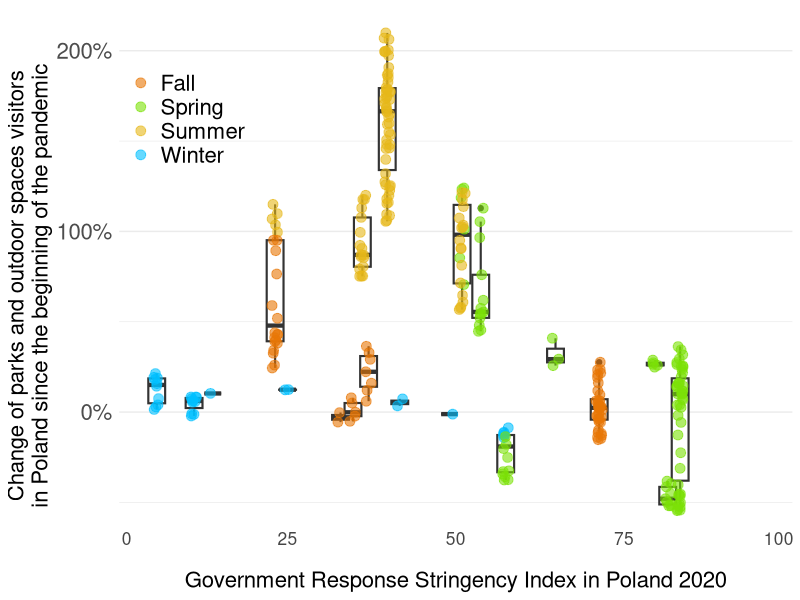

Write the R code that produced this figure.
library(dplyr)
library(ggplot2)

#https://ourworldindata.org/grapher/change-visitors-parks-covid?tab=chart&stackMode=absolute&time=earliest..latest&country=~POL&region=World
# parks <- read.csv(file = "change-visitors-parks-covid.csv") %>%
#   filter(Entity == "Poland")%>%
#   select(Date, parks)
# write.csv(parks, "PolandParks.csv")




# https://ourworldindata.org/grapher/covid-stringency-index?tab=chart&stackMode=absolute&time=2020-01-22..latest&country=~POL&region=World
# index <- read.csv(file = "covid-stringency-index.csv") %>%
#   filter(Entity == "Poland")%>%
#   select(Date, stringency_index)
# write.csv(index, "PolandIndex.csv")



parks <- read.csv(file = "PolandParks.csv")
parks$Date <- as.Date(parks$Date)

index <- read.csv(file = "PolandIndex.csv")
index$Date <- as.Date(index$Date)



index <- index %>%
  filter(X >= 48)%>%
  select(Date, stringency_index)

parks <- parks%>%
  filter(X <= 286)%>%
  select(Date, parks)


P_index <- merge(parks, index)

Seasons <- c(rep(c("Winter"), 33),
             rep(c("Spring"), 92),
             rep(c("Summer"), 94),
             rep(c("Fall"), 67))



Color <- c(rep(c("#01BFFF"), 33),
             rep(c("#a7fc01"), 92),
             rep(c("#FFFE00"), 94),
             rep(c("#ff7f00"), 67))

P_index[,4] <- Seasons


xxx <- as.character(seq(0, 100, by=0.01))

  

ggplot(P_index , aes(x=as.factor(stringency_index), y=parks)) + 
  geom_boxplot(width = 250,size = 0.73, position = position_dodge(width = 1, preserve = c("total"))) +
  geom_jitter(aes(col = Seasons), size = 3, alpha = 0.6, width = 50 )+
  annotate("text", x=1, y=-70, label="a 0", col= "grey27", size = 4.4)+
  annotate("text", x=2500, y=-70, label="25", col= "grey27", size = 4.4)+
  annotate("text", x=5000, y=-70, label="50", col= "grey27", size = 4.4)+
  annotate("text", x=7500, y=-70, label="75", col= "grey27", size = 4.4)+
  annotate("text", x=9800, y=-70, label="100", col= "grey27", size = 4.4)+
  theme_minimal()+
  theme(legend.position = c(0.1, 0.8),
        legend.text=element_text(size=16),
        legend.title =element_blank(),
        axis.text.y.left= element_text(size = 16),
        panel.grid.major.x = element_blank() ,
        axis.ticks.x=element_blank(),
        axis.title.x = element_text(size = 16),
        axis.title.y = element_text(size = 16),
        axis.text.x=element_blank(),
        axis.title=element_text(size=16))+
  scale_color_manual(values=c("#e87605", "#7be108", "#e6b81a", "#01BFFF"))+
  scale_x_discrete(limits = xxx, name = "Government Response Stringency Index in Poland 2020")+
  scale_y_continuous(
    labels = c("0%","100%","200%"),
    breaks = c(0, 100, 200),
    name = "Change of parks and outdoor spaces visitors\nin Poland since the beginning of the pandemic",
  )

  